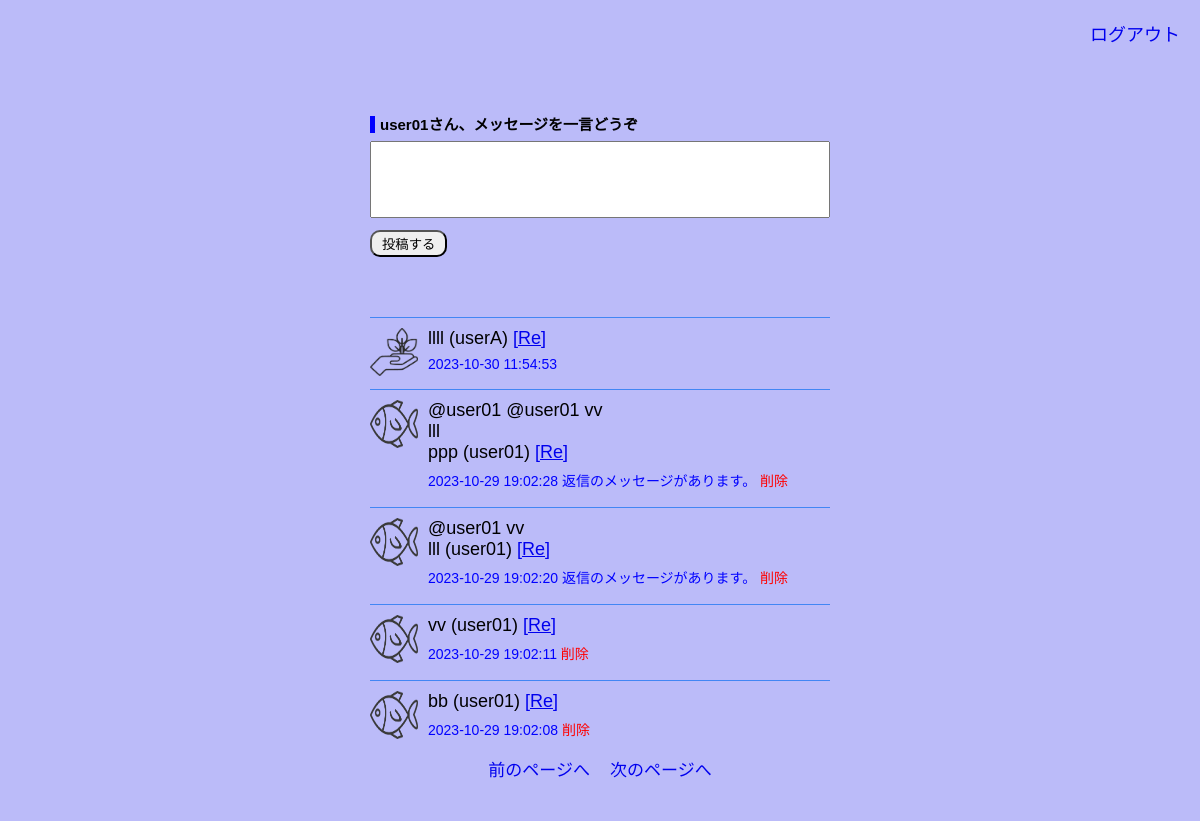
The page /home.php?page=3 (signed in) on the database its author committed.
### tables this page shows
CREATE TABLE `members` (
  `id` int(11) NOT NULL,
  `name` varchar(255) NOT NULL,
  `email` varchar(255) NOT NULL,
  `password` varchar(100) NOT NULL,
  `picture` varchar(255) NOT NULL,
  `created` datetime NOT NULL,
  `modified` timestamp NOT NULL DEFAULT current_timestamp() ON UPDATE current_timestamp()
);

CREATE TABLE `posts` (
  `id` int(11) NOT NULL,
  `message` text NOT NULL,
  `member_id` int(11) NOT NULL,
  `reply_posts_id` int(11) NOT NULL,
  `created` datetime NOT NULL,
  `modified` timestamp NOT NULL DEFAULT current_timestamp() ON UPDATE current_timestamp()
);

### home.php (the view, shortened to what this page needs)
<?php
require('./connect.php');
if(isset($_SESSION['user_id'])){
    $user_id = $_SESSION['user_id'];
}else{
    $user_id = '';
    header('Location: ./join/index.php');
    exit();
}
if(isset($_GET['res'])){
    $res_id = $_GET['res'];
    $select_posts = $conn->prepare("SELECT * FROM `posts` WHERE id=?");
    $select_posts->execute(array($res_id));
    $fetch_posts = $select_posts->fetch(PDO::FETCH_ASSOC);
    $select_members = $conn->prepare("SELECT * FROM `members` WHERE id= ?");
    $select_members->execute(array($fetch_posts['member_id']));
    $fetch_members = $select_members->fetch(PDO::FETCH_ASSOC);
    $comment = '@'. $fetch_members['name']. ' '. $fetch_posts['message'];
}else{
    $comment = '';
}
if(isset($_GET['page'])){
    $result_perpage = 5;
    $page = $_GET['page'];
    $page = max(1, $page);
    $select_posts = $conn->prepare("SELECT * FROM `posts`");
    $select_posts->execute();
    $count_page = $select_posts->rowCount();
    $start = ($page - 1) * $result_perpage;
    $max_page = ceil($count_page / $result_perpage);
}
?>
<!DOCTYPE html>
<html lang="en">
<head>
    <link rel="stylesheet" href="./join/css/style.css">
</head>
<body style=" background: rgb(187, 187, 249);">
    <section class="header" style="text-align: right; font-size:1.8rem;"><a href="./logout.php"
    onclick="return confirm('ログアウトしますか？');">ログアウト</a></section>
    <section class="form-container">
    <form action="" method="post">
            <div>
                <?php
                    $select_members = $conn->prepare("SELECT * FROM `members` WHERE id= ?");
                    $select_members->execute(array($user_id));
                    $fetch_members = $select_members->fetch(PDO::FETCH_ASSOC);
                ?>
                <p class="title" style="font-size: 1.5rem; font-weight:bold;"><?= $fetch_members['name']; ?>さん、メッセージを一言どうぞ</p>
                <textarea name="message" required class="box" cols="30" rows="5"><?= $comment. "\n"; ?><?php if(isset($_GET['res']))
                {echo '>>';}; ?></textarea>
            </div>
            <input type="submit" name="submit" class="btn" value="投稿する" style="margin-bottom: 5rem;">
                <?php
                $select_posts = $conn->prepare("SELECT * FROM `posts`
                ORDER BY created DESC LIMIT $start, $result_perpage");
                $select_posts->execute();
                if($select_posts->rowCount() > 0){
                    while($fetch_posts = $select_posts->fetch(PDO::FETCH_ASSOC)){
                    $member_id = $fetch_posts['member_id'];
                    $select_members = $conn->prepare("SELECT * FROM `members` WHERE id= ?");
                    $select_members->execute(array($member_id));
                    $fetch_members = $select_members->fetch(PDO::FETCH_ASSOC);
                ?>
                <div class="msg">
                    <img src="./join/member_picture/<?= $fetch_members['picture']; ?>" height="48" width="48" alt="">
                    <div>
                        <p style="margin: 0;"><?= nl2br($fetch_posts['message']); ?> (<?= $fetch_members['name']; ?>)
                        <a style="text-decoration: underline;" href="./home.php?res=<?= $fetch_posts['id']; ?>">[Re]</a></p>
                        <div class="flex">
                            <p style="font-size: 1.4rem;">
                                <a href="./view.php?p_id=<?= $fetch_posts['id']; ?>"><?= $fetch_posts['created']; ?></a>
                                <?php
                                if($fetch_posts['reply_posts_id'] > 0){
                                ?>
                                    <a href="./view.php?p_id=<?= $fetch_posts['id']; ?>">返信のメッセージがあります。</a>
                                <?php
                                }
                                ?>
                                <?php
                                   if($fetch_members['id'] == $user_id){
                                ?>
                                    <a style="color: red;" href="./home.php?delete_id=<?= $fetch_posts['id']; ?>"
                                    onclick="return confirm('このメッセージを削除しますか?');">削除</a>
                                <?php
                                 }
                                ?>
                            </p>
                        </div>
                    </div>
                </div>
                <?php
                }
                }
                ?>
                <div class="flex-page">
                    <?php if ($page > 1){
                    ?>
                        <a href="./home.php?page=<?= $page - 1 ?>">前のページへ</a>
                    <?php
                    }
                    ?>
                    <?php if ($page < $max_page){
                     ?>
                        <a href="./home.php?page=<?= $page + 1 ?>">次のページへ</a>
                    <?php
                    }
                    ?>
                </div>
    </form>
</section>
</body>
</html>

### join/css/style.css (style rules this page uses)
* { margin: 0; padding: 0; box-sizing: border-box; font-family: sans-serif; outline: 0; text-decoration: none; }
html { font-size: 62.5%; }
section { max-width: 1200px; margin: 0 auto; padding: 2rem; }
.btn { padding: 0.2rem 1rem; border-radius: 1rem; cursor: pointer; }
.flex { display: flex; gap: 1.5rem; }
.form-container { display: flex; justify-content: center; align-items: center; min-height: calc(100vh - 17vh); flex-wrap: wrap; }
.form-container form { background: rgb(187, 187, 249); max-width: 50rem; padding: 2rem; display: flex; flex-wrap: wrap; gap: 1rem; overflow: hidden; }
.form-container form div { flex: 1 1 40rem; overflow: hidden; }
.form-container form div p { font-size: 1.8rem; margin: 0.7rem 0; }
.form-container form div textarea { resize: none; width: 100%; }
.form-container form p { font-size: 1.7rem; margin: 0.5rem 0; }
.form-container form div .title::before { content: ""; border-left: 5px solid blue; margin-right: 0.5rem; }
p { width: 100%; }
.msg { display: flex; align-items: flex-start; justify-content: center; gap: 1rem; border-top: 0.1rem solid #4286f4; }
.msg p { text-overflow: ellipsis; overflow-x: hidden; }
.msg .flex p a { color: blue; }
.msg:not(:first-child) { padding-top: 1rem; }
.flex-page { display: flex; gap: 2rem; justify-content: center; align-items: center; flex-wrap: wrap; }
.flex-page a { font-size: 1.7rem; }

### rows shown on the page
members: name "user01"
posts: member.picture (picture), message "llll", member.name "userA", created "2023-10-30 11:54:53"
posts: member.picture (picture), message "@user01 @user01 vv lll ppp", member.name "user01", created "2023-10-29 19:02:28"
posts: member.picture (picture), message "@user01 vv lll", member.name "user01", created "2023-10-29 19:02:20"
posts: member.picture (picture), message "vv", member.name "user01", created "2023-10-29 19:02:11"
posts: member.picture (picture), message "bb", member.name "user01", created "2023-10-29 19:02:08"
